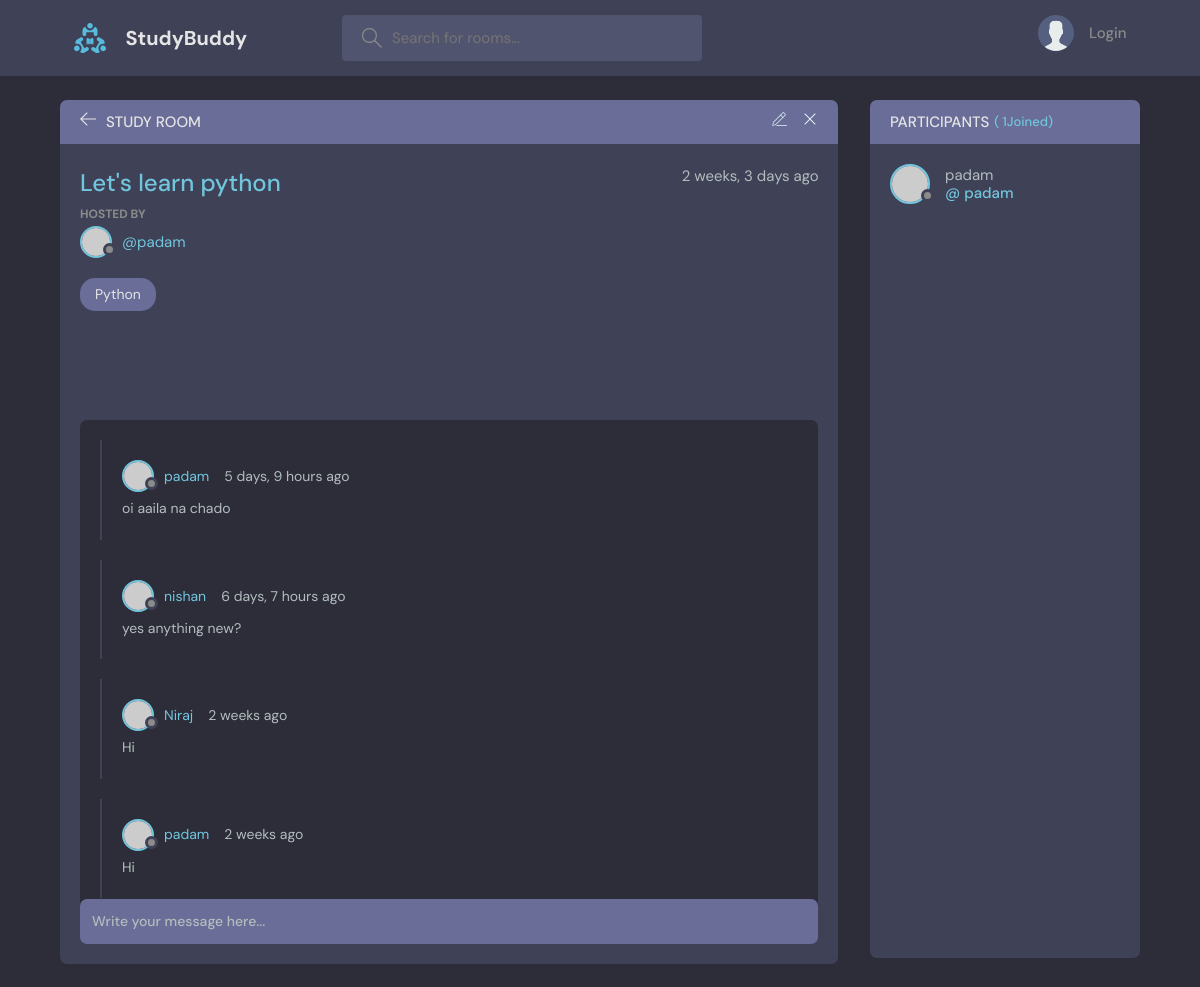
The page /room/1/ on the database its author committed.
### base/models.py (models this page shows, shortened)
class Room(models.Model):
    host = models.ForeignKey(User,on_delete = models.SET_NULL,null = True)
    topic = models.ForeignKey(Topic,on_delete = models.SET_NULL,null = True)
    name = models.CharField(max_length=200)
    description = models.TextField(null= True,blank = True) #null= true or black= true -- means it cannot be null and black
    participants = models.ManyToManyField(User,related_name='participants' ,blank=True)
    updated = models.DateTimeField(auto_now = True)#it take timestamp everytime whenever updated
    created = models.DateTimeField(auto_now_add = True) #it takes timestapm at the beginning only
    class Meta:
        ordering = ['-updated','-created'] # (-) will make the ordering of lettest item at beginning

class Topic(models.Model):
    name = models.CharField(max_length=200)
    def __str__(self):
        return self.name

class Message(models.Model):
    user = models.ForeignKey(User,on_delete = models.CASCADE)
    room = models.ForeignKey(Room,on_delete=models.CASCADE) #0n_delete= models.CASCADE =>means all the child messages will be deleted
    body= models.TextField()
    updated = models.DateField(auto_now = True)
    created = models.DateTimeField(auto_now_add = True)
    class Meta:
        ordering = ['-updated','-created']

### base/views.py (the view, shortened to what this page needs)
# urls.py: path('room/<str:pk>/',views.room,name="room"),
def room(request,pk):
    room = Room.objects.get(id=pk)
    room_message = room.message_set.all().order_by('-created')
    participants = room.participants.all()
    context = {
        'rooms': room,
        'room_messages':room_message,
        'participant':participants
        }
    return render(request,'base/room.html',context)

### base/templates/base/room.html (shortened to what this page needs)
{% extends 'main.html' %}
{% block content%}
    <main class="profile-page layout layout--2">
      <div class="container">
        <div class="room">
          <div class="room__top">
            <div class="room__topLeft">
              <a href="{% url 'home' %}">
                <svg version="1.1" xmlns="http://www.w3.org/2000/svg" width="32" height="32" viewBox="0 0 32 32">
                  <title>arrow-left</title>
                  <path
                    d="M13.723 2.286l-13.723 13.714 13.719 13.714 1.616-1.611-10.96-10.96h27.625v-2.286h-27.625l10.965-10.965-1.616-1.607z"
                  ></path>
                </svg>
              </a>
              <h3>Study Room</h3>
            </div>
        {% if room.host == room.user %}
            <div class="room__topRight">
              <a href="{% url 'update-room' rooms.id %}">
              </a>
              <a href="{% url 'delete-room' rooms.id %}">
                <svg version="1.1" xmlns="http://www.w3.org/2000/svg" width="32" height="32" viewBox="0 0 32 32">
                  <title>remove</title>
                  <path
                    d="M27.314 6.019l-1.333-1.333-9.98 9.981-9.981-9.981-1.333 1.333 9.981 9.981-9.981 9.98 1.333 1.333 9.981-9.98 9.98 9.98 1.333-1.333-9.98-9.98 9.98-9.981z"
                  ></path>
                </svg>
              </a>
            </div>
          {% endif %}
          </div>
          <div class="room__box scroll">
            <div class="room__header scroll">
              <div class="room__info">
                <h3>{{rooms.name}}</h3>
                <span>{{rooms.created |timesince}} ago</span>
              </div>
              <div class="room__hosted">
                <p>Hosted By</p>
                <a href="{% url 'userProfile' rooms.host.id %}" class="room__author">
                  <div class="avatar avatar--small">
                    <img src="https://randomuser.me/api/portraits/men/37.jpg" />
                  </div>
                  <span>@{{rooms.host.username}}</span>
                </a>
              </div>
              <span class="room__topics">{{rooms.topic}}</span>
            </div>
            <div class="room__conversation">
              <div class="threads scroll">
                {% for message in room_messages %}
                <div class="thread">
                  <div class="thread__top">
                    <div class="thread__author">
                      <a href="{% url 'userProfile' message.user.id %}" class="thread__authorInfo">
                        <div class="avatar avatar--small">
                          <img src="https://randomuser.me/api/portraits/men/37.jpg" />
                        </div>
                        <span>{{message.user.username}}</span>
                      </a>
                      <span class="thread__date">{{message.created|timesince}} ago</span>
                    </div>
                  </div>
                  <div class="thread__details">
                 {{message.body}}
                  </div>
                </div>
                {% endfor %}
              </div>
            </div>
          </div>
          <div class="room__message">
            <form action="" method="POST">
              <input name="body" placeholder="Write your message here..." />
            </form>
          </div>
        </div>
        <div class="participants">
          <h3 class="participants__top">Participants <span>( {{participant.count }}Joined)</span></h3>
          <div class="participants__list scroll">
            {% for users in participant %}
            <a href="{% url 'userProfile' users.id %}" class="participant">
              <div class="avatar avatar--medium">
                <img src="https://randomuser.me/api/portraits/men/37.jpg" />
              </div>
              <p>
                {{users.username}}
                <span>@ {{users.username}}</span>
              </p>
            </a>
           {% endfor %}
          </div>
        </div>
      </div>
    </main>
{% endblock content%}

### rows shown on the page
Room: name "Let's learn python", created "2 weeks, 3 days", host.username "padam", topic "Python"
Message: user.username "padam", created "5 days, 9 hours", body "oi aaila na chado"
Message: user.username "nishan", created "6 days, 7 hours", body "yes anything new?"
Message: user.username "Niraj", created "2 weeks", body "Hi"
Message: user.username "padam", created "2 weeks", body "Hi"

### other values the page prints
{{ participant.count }} "1"
{{ users.username }} "padam"
